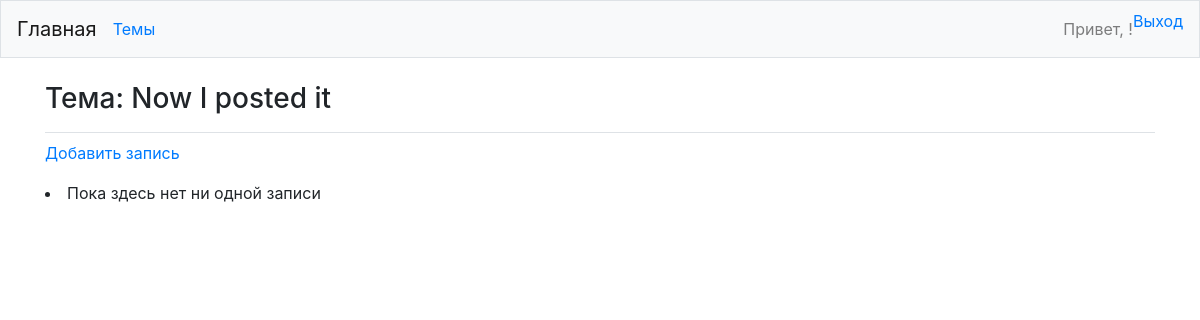
/topics/3/ (signed in), run on an earlier commit of the app's database.
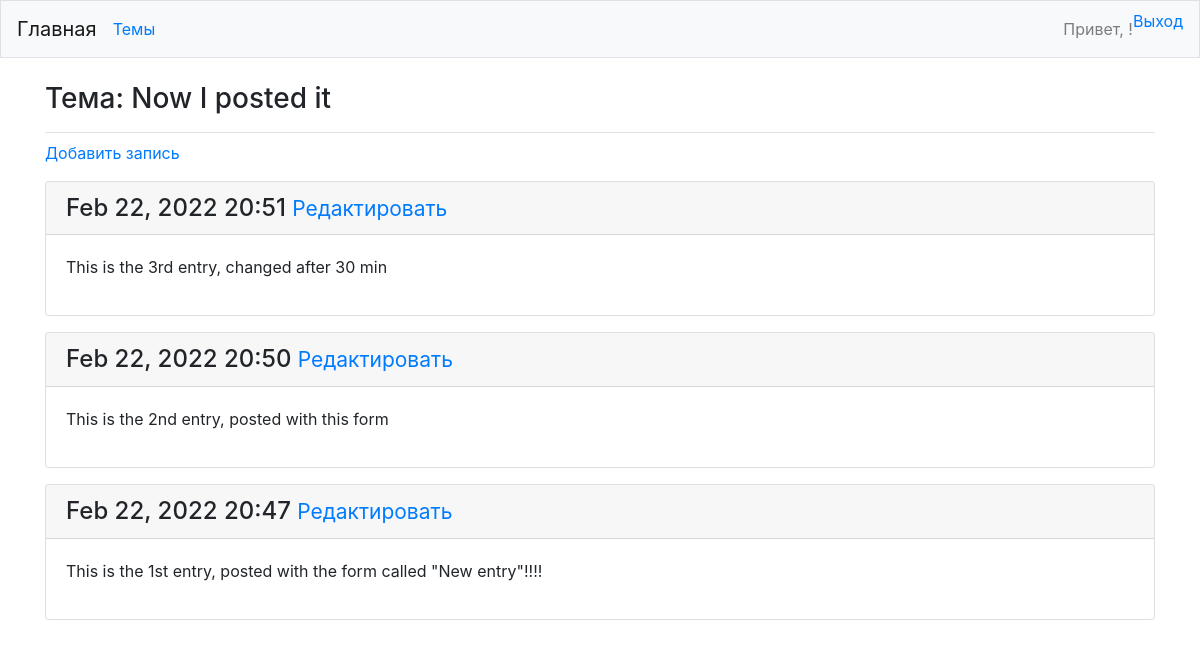
And on a later commit of the database.
### learning_logs/models.py (models this page shows, shortened)
class Topic(models.Model):
    text = models.CharField(max_length=200)
    date_added = models.DateTimeField(auto_now_add=True)
    owner = models.ForeignKey(User, on_delete=models.CASCADE)
    def __str__(self):
        return self.text

class Entry(models.Model):
    topic = models.ForeignKey(Topic, on_delete=models.CASCADE)
    text = models.TextField()
    date_added = models.DateTimeField(auto_now_add=True)
    class Meta:
        verbose_name_plural = 'entries'

### learning_logs/views.py (the view)
# urls.py: path('topics/<int:topic_id>/', views.topic, name='topic'),
@login_required
def topic(request, topic_id):
    topic = Topic.objects.get(id=topic_id)
    check_topic_owner(request.user, topic)
    entries = topic.entry_set.order_by('-date_added')
    context = {'topic': topic, 'entries': entries}
    return render(request, 'learning_logs/topic.html', context)

### learning_logs/views.py (called while the page is built)
def check_topic_owner(user, topic):
    if user != topic.owner:
        raise Http404

### learning_logs/templates/learning_logs/topic.html
{% extends "learning_logs/base.html" %}
{% block page_header %}
  <h3> Тема: {{ topic }}  </h1>
{% endblock page_header %}
{% block content %}
  <a href="{% url 'learning_logs:new_entry' topic.id %}"> Добавить запись </a>
  <p>
    {% for entry in entries %}
      <div class="card mb-3">
        <h4 class="card-header">
          {{ entry.date_added|date:'M d, Y H:i' }}
          <small>
            <a href="{% url 'learning_logs:edit_entry' entry.id %}"> Редактировать </a>
          </small>
        </h4>
        <div class="card-body">
          {{ entry.text|linebreaks }}
        </div>
      </div>
    {% empty %}
	  <li> Пока здесь нет ни одной записи </li>
	  {% endfor %}
{% endblock content %}

### learning_logs/templates/learning_logs/base.html (shortened to what this page needs)
{% load bootstrap4 %}
<!doctype html>
<html lang="en">
  <head>
    {% bootstrap_css %}
  </head>
  <body>
    <nav class="navbar navbar-expand-md navbar-light bg-light mb-4 border">
      <a class="navbar-brand" href="{% url 'learning_logs:index' %}"> Главная </a>
      <div class="collapse navbar-collapse" id="navbarCollapse">
        <ul class="navbar-nav mr-auto">
          <li class="nav-item">
            <a clas="nav-link" href="{% url 'learning_logs:topics' %}">
              Темы
            </a>
          </li>
        </ul>
        <ul class="navbar-nav ml-auto">
          {% if user.is_authenticated %}
            <li class="nav-item">
              <span class="navbar-text"> Привет, {{user.first_name}}! </span>
            </li>
            <li class="nav-item">
              <a clas="nav-link" href="{% url 'users:logout' %}"> Выход  </a>
            </li>
          {% endif %}
        </ul>
      </div>
    </nav>
    <main role="main" class="container">
      <div class="pb-2 mb-2 border-bottom">
        {% block page_header %}
        {% endblock page_header %}
      </div>
      <div>
        {% block content %}
        {% endblock content %}
      </div>
    </main>
  </body>
</html>

What changed in the data, as far as the page shows it:
added Entry: date_added "Feb 22, 2022 20:51", text "This is the 3rd entry, changed after 30 min"
added Entry: date_added "Feb 22, 2022 20:50", text "This is the 2nd entry, posted with this form"
added Entry: date_added "Feb 22, 2022 20:47", text "This is the 1st entry, posted with the form called \"New entry\"!!!!"
Also different on the page:
text no longer shown: "Пока здесь нет ни одной записи"
